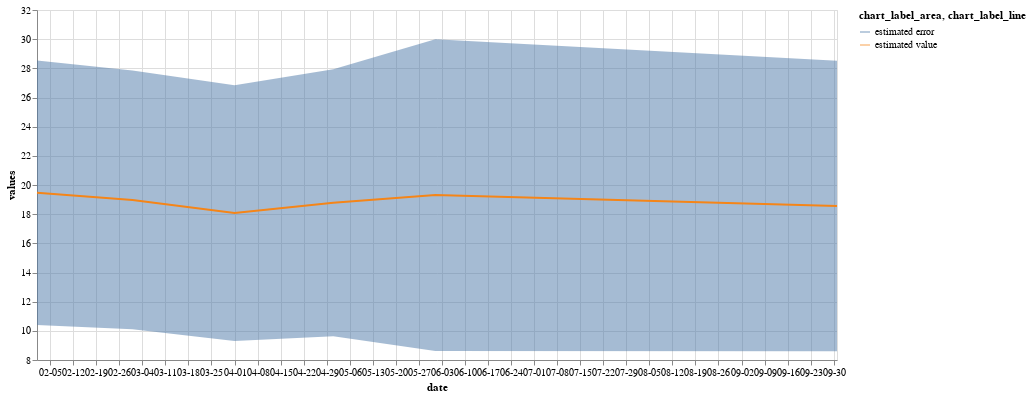

The notebook cell saved with this chart:
### Code cell
viz.plot_uniqueness_series("dti")

### Figure 1 — Vega-Lite specification as saved in the notebook (floating-point values rounded to 4 significant figures)
{"config": {"view": {"continuousWidth": 400, "continuousHeight": 300}}, "layer": [{"data": {"name": "data-67f5d5d90fcd4079390b9dc24320c06c"}, "mark": {"type": "area", "opacity": 0.5}, "encoding": {"color": {"type": "nominal", "field": "chart_label_area", "legend": {"symbolType": "stroke"}}, "tooltip": [{"type": "temporal", "field": "date", "timeUnit": "monthdate"}, {"type": "quantitative", "field": "mean"}, {"type": "quantitative", "field": "stddev"}], "x": {"type": "temporal", "axis": {"format": "%m-%d"}, "field": "date", "timeUnit": "monthdate", "title": "date"}, "y": {"type": "quantitative", "field": "y"}, "y2": {"field": "y2"}}, "height": 350, "transform": [{"calculate": "max(0, datum.mean + datum.stddev)", "as": "y"}, {"calculate": "max(0, datum.mean - datum.stddev)", "as": "y2"}], "width": 800}, {"data": {"name": "data-e22e331dcb2886f01340d57d1bf7cf85"}, "mark": {"type": "line", "strokeWidth": 2}, "encoding": {"color": {"type": "nominal", "field": "chart_label_line", "legend": {"symbolType": "stroke"}}, "x": {"type": "temporal", "field": "date", "timeUnit": "monthdate", "title": "date"}, "y": {"type": "quantitative", "field": "mean", "scale": {"zero": false}, "title": "values"}}}], "$schema": "https://vega.github.io/schema/vega-lite/v4.8.1.json", "datasets": {"data-67f5d5d90fcd4079390b9dc24320c06c": [{"date": "2016-10-01T00:00:00", "chart_label_area": "estimated error", "mean": 18.56, "stddev": 9.955}, {"date": "2017-02-01T00:00:00", "chart_label_area": "estimated error", "mean": 19.47, "stddev": 9.073}, {"date": "2017-03-01T00:00:00", "chart_label_area": "estimated error", "mean": 18.97, "stddev": 8.872}, {"date": "2017-04-01T00:00:00", "chart_label_area": "estimated error", "mean": 18.08, "stddev": 8.769}, {"date": "2017-05-01T00:00:00", "chart_label_area": "estimated error", "mean": 18.79, "stddev": 9.156}, {"date": "2017-06-01T00:00:00", "chart_label_area": "estimated error", "mean": 19.31, "stddev": 10.69}], "data-e22e331dcb2886f01340d57d1bf7cf85": [{"date": "2016-10-01T00:00:00", "chart_label_line": "estimated value", "mean": 18.56, "stddev": 9.955}, {"date": "2017-02-01T00:00:00", "chart_label_line": "estimated value", "mean": 19.47, "stddev": 9.073}, {"date": "2017-03-01T00:00:00", "chart_label_line": "estimated value", "mean": 18.97, "stddev": 8.872}, {"date": "2017-04-01T00:00:00", "chart_label_line": "estimated value", "mean": 18.08, "stddev": 8.769}, {"date": "2017-05-01T00:00:00", "chart_label_line": "estimated value", "mean": 18.79, "stddev": 9.156}, {"date": "2017-06-01T00:00:00", "chart_label_line": "estimated value", "mean": 19.31, "stddev": 10.69}]}}
